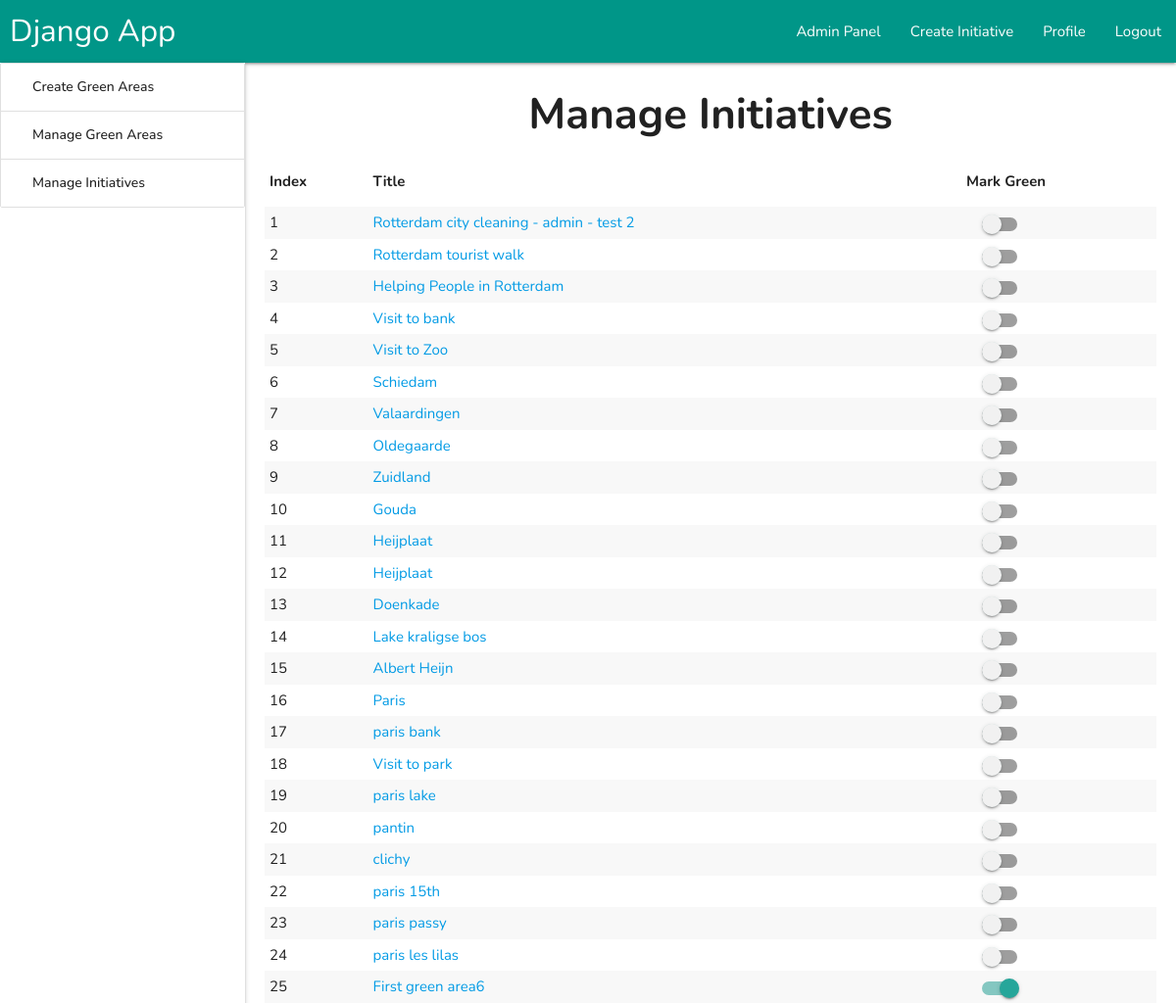
The app's page /admin_panel/manage_initiatives/ (signed in) with its own data.
### root/models.py (models this page shows, shortened)
class Initiative_Table(models.Model):
    title           = models.CharField(max_length=10000,blank=True,default='')
    description     = models.TextField(max_length=1000000,blank=True,default='')
    place_name      = models.CharField(max_length=1000000,blank=True,default='')
    longitude       = models.CharField(max_length=10000,blank=True,default='')
    latitude        = models.CharField(max_length=10000,blank=True,default='')
    event_date      = models.CharField(max_length=10000,blank=True,default='',null=True)
    date_object     = models.DateField(blank=True,null=True)
    category        = models.ForeignKey(Initiative_Category,on_delete=models.CASCADE,related_name="Category",default=None)
    is_green_area   = models.BooleanField(default=False,blank=True)
    owner           = models.ForeignKey(User,on_delete=models.CASCADE,related_name="owner",default=None)
    enrolled        = models.ManyToManyField(User, related_name="enrolled",blank=True)

### Admin_Panel/views.py (the view)
# urls.py: path('manage_initiatives/', manage_initiatives, name='manage_initiatives'),
def manage_initiatives(request):
    all_initiatives = Initiative_Table.objects.all()
    return render(request,'admin_panel/manage_initiatives.html',{
        'all_initiatives':all_initiatives
    })

### Templates/admin_panel/manage_initiatives.html (shortened to what this page needs)
{% extends 'partials/dashboards/admin_engine.html' %}
{% block 'engine'%}
<div style="margin:5px 20px">
  <center>
    <h3><b>Manage Initiatives</b></h3>
  </center>
  <table class="striped">
    <thead>
      <tr>
        <th>Index</th>
        <th>Title</th>
        <th>Mark Green</th>
      </tr>
    </thead>
    <tbody>
      <tr>
      {% for initiative in all_initiatives %}
      <td>{{ forloop.counter }}</td>
      <td><a target='_blank' href="/admin_panel/manage_initiatives/update_initiative/{{initiative.id}}">{{initiative.title}}</a></td>
      <td>
        <div class="switch" id="{{initiative.id}}">
          <label>
            <span class="lever"></span>
          </label>
        </div>
      </td>
      </tr>
        {% endfor %}
    </tbody>
  </table>
</div>
{% endblock 'engine' %}

### Static/css/general_fixing.css (style rules this page uses)
:root { --geocoder_input_height: 36px !important; }

### Templates/base.html (style rules this page uses)
html { height: 100% !important; }
body { font-family: 'Nunito', sans-serif; text-align: justify; height: 100% !important; }
html, body { height: 100% !important; }

### Templates/admin_panel/manage_initiatives.html (style rules this page uses)
tbody td { padding: 5px !important; }

### records on screen
Initiative_Table: title "Rotterdam city cleaning - admin - test 2"
Initiative_Table: title "Rotterdam tourist walk"
Initiative_Table: title "Helping People in Rotterdam"
Initiative_Table: title "Visit to bank"
Initiative_Table: title "Visit to Zoo"
Initiative_Table: title "Schiedam"
Initiative_Table: title "Valaardingen"
Initiative_Table: title "Oldegaarde"
Initiative_Table: title "Zuidland"
Initiative_Table: title "Gouda"
Initiative_Table: title "Heijplaat"
Initiative_Table: title "Heijplaat"
Initiative_Table: title "Doenkade"
Initiative_Table: title "Lake kraligse bos"
Initiative_Table: title "Albert Heijn"
Initiative_Table: title "Paris"
Initiative_Table: title "paris bank"
Initiative_Table: title "Visit to park"
Initiative_Table: title "paris lake"
Initiative_Table: title "pantin"
Initiative_Table: title "clichy"
Initiative_Table: title "paris 15th"
Initiative_Table: title "paris passy"
Initiative_Table: title "paris les lilas"
Initiative_Table: title "First green area6"
